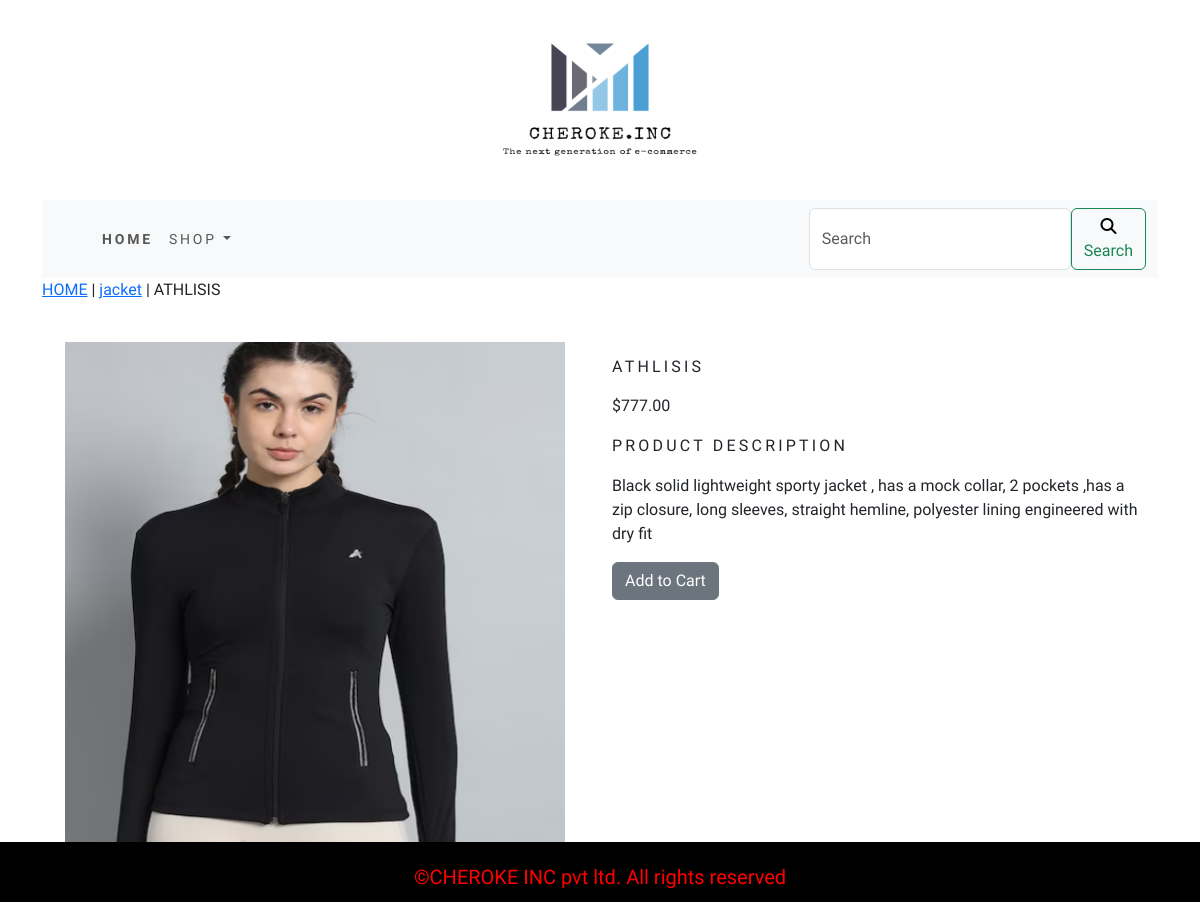
/shop/jacket/athlisis/, run on the app's committed database.
### shop/models.py (models this page shows, shortened)
class Product(models.Model):
    name = models.CharField(max_length=250,unique=True)
    slug = models.SlugField(max_length=250,unique=True)
    description = models.TextField(blank=True)
    price = models.DecimalField(max_digits=10,decimal_places=2)
    category = models.ForeignKey(Category,on_delete=models.CASCADE)
    image = models.ImageField(upload_to='Product',blank=True)
    stock = models.IntegerField()
    available = models.BooleanField(default=True)
    created = models.DateTimeField(auto_now_add=True)
    updated =models.DateTimeField(auto_now=True)
    class Meta:
        ordering = ('name',)
        verbose_name = 'Product'
        verbose_name_plural = 'Products'

class Category(models.Model):
    name =models.CharField(max_length=250,unique=True)
    slug = models.SlugField(max_length=250,unique=True)
    description = models.TextField(blank=True)
    image = models.ImageField(upload_to='Category',blank=True)
    class Meta:
        ordering = ('name',)
        verbose_name = 'Category'
        verbose_name_plural = 'Categories'
    def get_url(self):
        return reverse('shop:products_by_category', args=[self.slug,])
    def __str__(self):
        return self.name

### shop/views.py (the view)
# urls.py: path('<slug:c_slug>/<slug:product_slug>/', views.proDetail, name='prodCatDetail'),
def proDetail(request, c_slug, product_slug):
    try:
        product = Product.objects.get(category__slug=c_slug, slug=product_slug)
    except Product.DoesNotExist:
        raise Http404("Product not found")
    return render(request, 'product.html', {'product': product})

### cart/context_processors.py (called while the page is built)
def counter(request):
    item_count = 0
    if 'admin' in request.path:
        return {}
    else:
        try:
            cart=Cart.objects.filter(cart_id = _cart_id(request))
            car_items = CartItem.objects.all().filter(cart=cart[:1])
            for cart_item in car_items:
                item_count += cart_item.quantity
        except Cart.DoesNotExist:
            item_count = 0
    return dict(item_count=item_count)

### cart/views.py (called while the page is built)
def _cart_id(request):
    cart = request.session.session_key
    if not cart:
        cart = request.session.create()
    return cart

### shop/context_processors.py (called while the page is built)
def menu_links(request):
    links = Category.objects.all()
    return dict(links=links)

### templates/product.html (shortened to what this page needs)
{% extends 'base.html' %}
{% load static %}
{% block body %}
<div class="row my_prod_row_class">
    <div class="mx_auto">
        <p>
            <a href="{% url 'shop:allProdCat' %}">HOME</a> | <a href="{{product.category.get_url}}">{{product.category}}</a> | {{product.name}}
        </p>
    </div>
<div class="container">
<br>
<div class="row">
    <div class="col-12 col-sm-12 col-md-12 col-lg-6 text-center">
        <div style="min-width:18rem;">
            <img src="{{product.image.url}}" alt="{{product.name}}" style="width:500px;height:500px;">
        </div>
    </div>
        <div class="col-12 col-sm-12 col-md-12 col-lg-6">
            <div>
            <h1 class="my_prod_title">{{product.name}}</h1>
            <p>${{product.price}}</p>
            <p class="my_title">PRODUCT DESCRIPTION</p>
            <p class="text-justify my_prod_text">{{product.description}}</p>
            {% if product.stock <= 0 %}
            <p class="text-justify my_prod_text"><b>Out Of Stock</b></p>
            {% else %}
            <a class="btn btn-secondary" href="{% url 'cart:add_cart' product.id %}">Add to Cart</a>
            {% endif %}
        </div>
    </div>
</div>
</div>
</div>
{% endblock %}

### static/css/custom.css (style rules this page uses)
body { font-family: 'Bricolage Grotesque', sans-serif; }
.my_title { font-size:16px; text_transform:uppercase; letter-spacing:.2em; }
.my_prod_title { font-size:16px; text_transform:uppercase; letter-spacing:.2em; padding-top:15px; padding-bottom:10px; }
.my_prod_text { padding-right:20px; }

### data on the page
Product: category "jacket", name "ATHLISIS", image (picture), price "777.00", description "Black solid lightweight sporty jacket , has a mock collar, 2 pockets ,has a zip closure, long sleeves, straight hemline, polyester lining engineered with dry fit"
